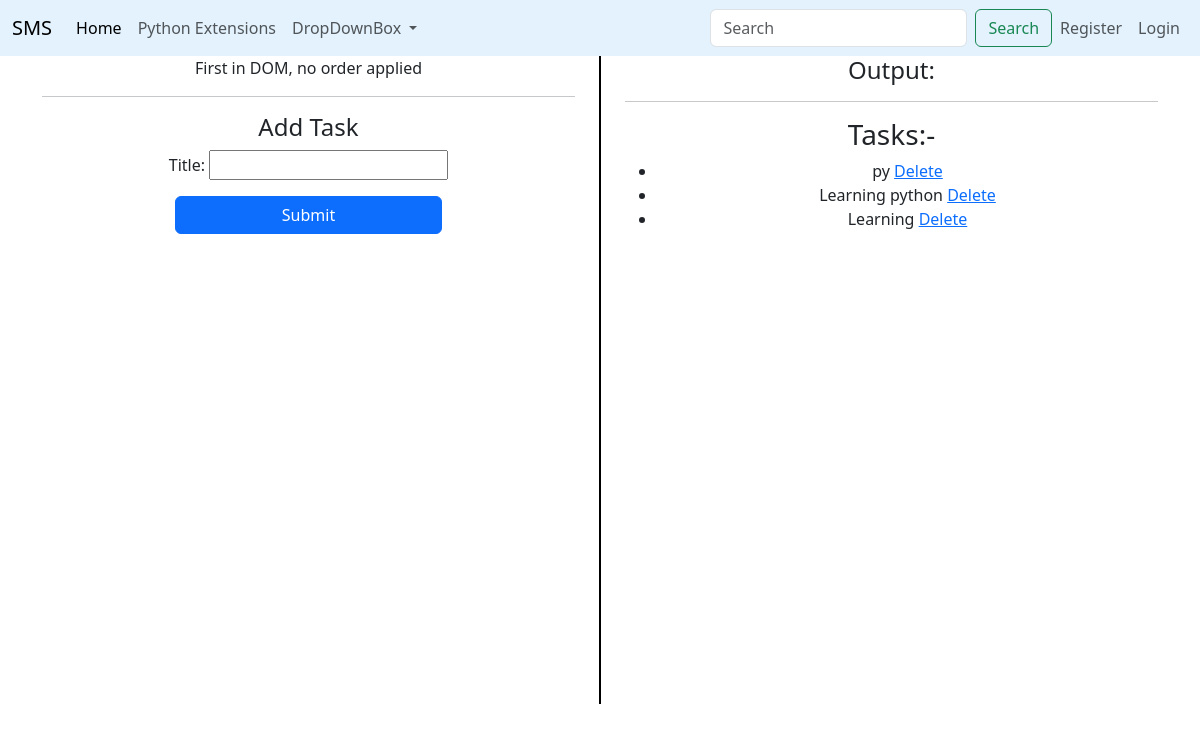
Page /add_task on the committed database.
### adminapp/models.py (models this page shows, shortened)
class Task(models.Model):
    title=models.CharField(max_length=200)
    created_at=models.DateTimeField(auto_now_add=True)

### adminapp/views.py (the view)
# urls.py: path('add_task', views.add_task, name='add_task'),
def add_task(request):
    if request.method=='POST':
        form=TaskForm(request.POST)
        if form.is_valid():
            form.save()
            return redirect('add_task')
    else:
        form=TaskForm()
    tasks= Task.objects.all()
    return render(request,'adminapp/add_task.html',{'form': form, 'tasks': tasks})

### adminapp/forms.py
class TaskForm(forms.ModelForm):
    class Meta:
        model=Task
        fields=['title']

### templates/adminapp/add_task.html (shortened to what this page needs)
{% extends 'Navbar/Projectnavbar.html' %}
{% load static %}
{% block body %}
<div class="container text-center">
  <div class="row">
    <div class="col">
      First in DOM, no order applied
        <hr>
            <h4>Add Task</h4>
            <form method="post" action="{% url 'add_task' %}">{% csrf_token %}
            {{ form.as_p }}
            <div class="d-grid gap-2 col-6 mx-auto">
            <button class="btn btn-primary" type="submit">Submit</button>
            </div>
        </form>
    </div>
      <br><br><br><br><br><br><br><br><br><br><br><br><br><br><br><br>
      <br><br><br><br><br><br><br><br><br><br><br>
       <div class="col-auto d-flex align-items-center">
      <div style="border-left: 2px solid black; height: 100%;"></div>
    </div>
    <div class="col">
        <h4> Output:</h4>
        <hr>
              <h3>Tasks:-</h3>
    <ul>
        {% for task in tasks %}
            <li>
                {{ task.title }}
                <a href="{% url 'delete_task' task.pk %}">Delete</a>
            </li>
        {% endfor %}
    </ul>
    </div>
  </div>
</div>
{% endblock %}

### rows in the picture
Task: title "py"
Task: title "Learning python"
Task: title "Learning"
